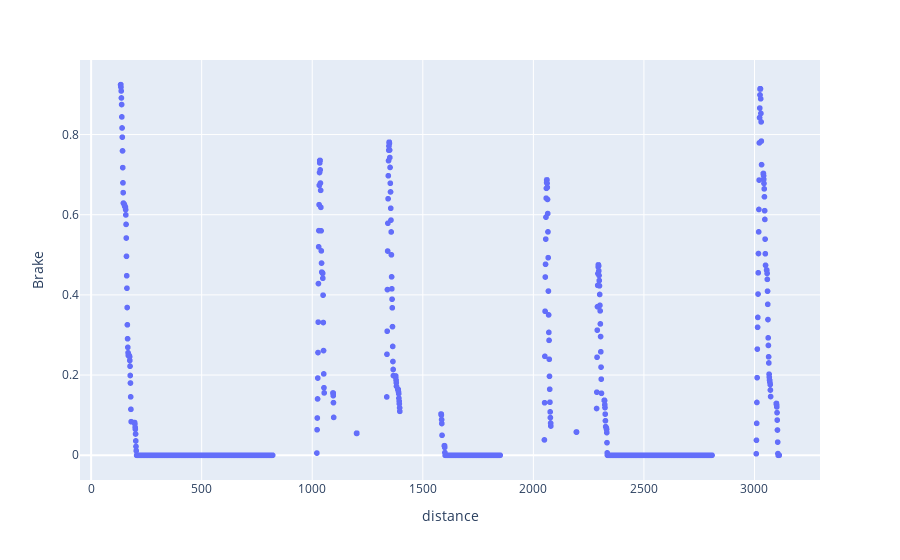

Notebook cell for this chart:
### Code cell
# Create a rolling window of size 50
window = 200
rolling = df["Brake"].rolling(window)


# # Find the maximum value within each window
maxima = rolling.max()

# now plot the maxima with plotly express
# fig = px.line(maxima, x=maxima.index, y=maxima.values)
# fig.show()

# # Find the index (distance around the track) at which the maximum value occurs
idx = rolling.apply(lambda x: x.idxmax())

# # Combine the maximum value and the index into a new DataFrame
result = pd.DataFrame({"distance": idx, "Brake": maxima})

# # Plot the result
fig = px.scatter(result, x="distance", y="Brake")
fig.show()
# result

### Figure 1 — Plotly figure (JSON) as saved in the notebook; plotly's stock layout.template omitted (floating-point values rounded to 4 significant figures; data arrays with more than 128 entries replaced by an {"elided": "..."} marker saying what was removed)
{"data": [{"hovertemplate": "distance=%{x}<br>Brake=%{y}<extra></extra>", "legendgroup": "", "marker": {"color": "#636efa", "symbol": "circle"}, "mode": "markers", "name": "", "showlegend": false, "type": "scattergl", "x": {"elided": "3312 int values"}, "xaxis": "x", "y": {"elided": "3312 float values"}, "yaxis": "y"}], "layout": {"legend": {"tracegroupgap": 0}, "margin": {"t": 60}, "xaxis": {"anchor": "y", "domain": [0, 1], "title": {"text": "distance"}}, "yaxis": {"anchor": "x", "domain": [0, 1], "title": {"text": "Brake"}}}}
